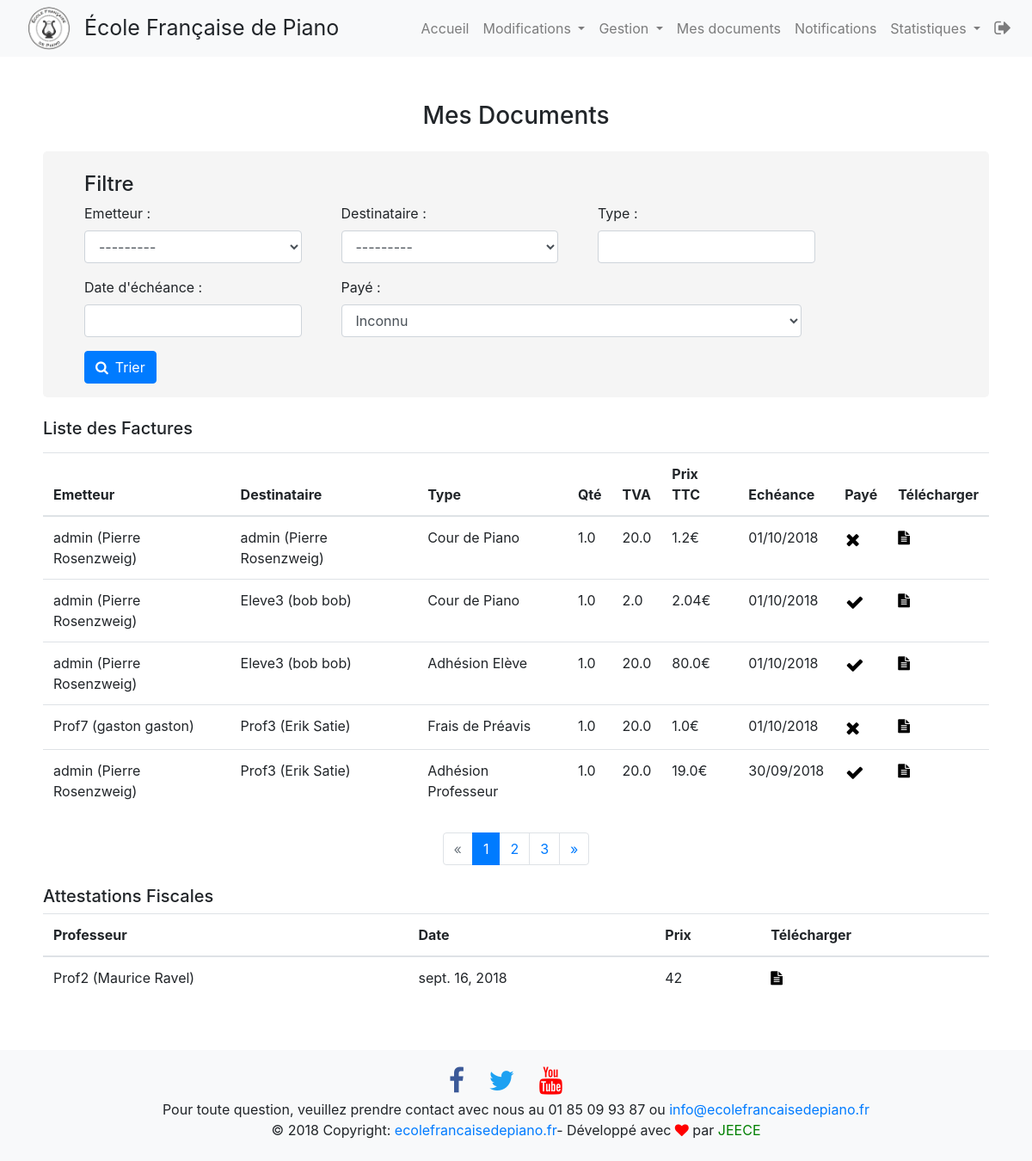
The page /intranet/documents (signed in) on the database its author committed.
### intranet/models.py (models this page shows)
class Facture(models.Model):
    to_user = models.ForeignKey(User, related_name='User_who_received_the_bill', on_delete=models.DO_NOTHING, default=None,verbose_name='Destinataire')
    from_user = models.ForeignKey(User, related_name='User_who_send_the_bill', on_delete=models.DO_NOTHING,default=None,verbose_name='Emetteur')
    tva = models.FloatField(default=None)
    price_ht = models.FloatField(default=None)
    price_ttc = models.FloatField(default=None)
    object = models.CharField(max_length=60,default=None)
    object_qt = models.FloatField(default=None)
    type = models.CharField(max_length=60,default=None)
    created = models.DateField(default=date.today(), verbose_name='date d\'émission')
    last = models.DateField(default=date.today() + timedelta(days=7), verbose_name='date d\'échéance')
    is_paid = models.BooleanField(default=False,verbose_name='Payé')
    facture_name = models.CharField(max_length=60,default=None, null=True, blank=True) # NomEmmeteur_NomDest_ID
    nb_facture = models.IntegerField(default=1)
    to_user_firstname = models.CharField(max_length=60,default=None, null=True,blank=True)
    to_user_lastname = models.CharField(max_length=60,default=None, null=True,blank=True)
    to_user_address = models.CharField(max_length=60,default=None, null=True,blank=True)
    to_user_city = models.CharField(max_length=60,default=None, null=True,blank=True)
    to_user_zipcode = models.CharField(max_length=60,default=None, null=True,blank=True)
    to_user_siret = models.CharField(max_length=21, default='SIRET', null=True,blank=True)
    to_user_sap = models.CharField(max_length=11, default='SAP', null=True,blank=True)
    from_user_firstname = models.CharField(max_length=60, default=None, null=True,blank=True)
    from_user_lastname = models.CharField(max_length=60, default=None, null=True,blank=True)
    from_user_address = models.CharField(max_length=60, default=None, null=True,blank=True)
    from_user_city = models.CharField(max_length=60, default=None, null=True,blank=True)
    from_user_zipcode = models.CharField(max_length=60, default=None, null=True,blank=True)
    from_user_siret = models.CharField(max_length=21, default='SIRET', null=True,blank=True)
    from_user_sap = models.CharField(max_length=11, default='SAP', null=True,blank=True)

class Attestation(models.Model):
    to_user = models.ForeignKey(User, related_name='User_student', on_delete=models.DO_NOTHING)
    from_user = models.ForeignKey(User, related_name='User_professor', on_delete=models.DO_NOTHING)
    price = models.SmallIntegerField()
    nb_cours = models.SmallIntegerField(default=None, null=True, blank=True)
    created = models.DateField(default=date.today(), verbose_name='date d\'émission')
    last = models.DateField(default=date.today() + timedelta(days=365), verbose_name='date d\'échéance')
    to_user_firstname = models.CharField(max_length=60, default=None, null=True, blank=True)
    to_user_lastname = models.CharField(max_length=60, default=None, null=True, blank=True)
    to_user_address = models.CharField(max_length=60, default=None, null=True, blank=True)
    to_user_city = models.CharField(max_length=60, default=None, null=True, blank=True)
    to_user_zipcode = models.CharField(max_length=60, default=None, null=True, blank=True)
    to_user_siret = models.CharField(max_length=21, default='SIRET', null=True, blank=True)
    to_user_sap = models.CharField(max_length=11, default='SAP', null=True, blank=True)
    from_user_firstname = models.CharField(max_length=60, default=None, null=True, blank=True)
    from_user_lastname = models.CharField(max_length=60, default=None, null=True, blank=True)
    from_user_address = models.CharField(max_length=60, default=None, null=True, blank=True)
    from_user_city = models.CharField(max_length=60, default=None, null=True, blank=True)
    from_user_zipcode = models.CharField(max_length=60, default=None, null=True, blank=True)
    from_user_siret = models.CharField(max_length=21, default='SIRET', null=True, blank=True)
    from_user_sap = models.CharField(max_length=11, default='SAP', null=True, blank=True)

### intranet/views.py (the view, shortened to what this page needs)
# urls.py: path('documents', views.documents, name='documents'),
@login_required
@user_passes_test(lambda u: u.userprofile.is_adherent)
def documents(request):
    admin = User.objects.get(is_superuser=True)
    if request.user.is_superuser:
        factures_all = Facture.objects.all().order_by('-created')
        attestation_list = Attestation.objects.all()
        filter = FactureFilter(request.GET, queryset=factures_all)
        page = request.GET.get('page', 1)
        paginator = Paginator(filter.qs, 5)
        try:
            filter_page = paginator.page(page)
        except PageNotAnInteger:
            filter_page = paginator.page(1)
        except EmptyPage:
            filter_page = paginator.page(paginator.num_pages)
    user = User.objects.get(id=request.user.id)
    return render(request, 'intranet/documents.html', locals())

### intranet/models.py (called while the page is built)
def get_full_name(self):
    return "%s (%s %s)" % (self.username, self.first_name, self.last_name)

### intranet/templatetags/intranet_extras.py (called while the page is built)
@register.filter
def stripe(value):
    try:
        return int(value)*100
    except (ValueError, ZeroDivisionError):
        return None

### intranet/templates/intranet/documents.html (shortened to what this page needs)
{% extends 'intranet/base.html' %}
{% block nav_bar %}
{% include 'intranet/nav_bar.html' %}
{% endblock nav_bar %}
{% load intranet_extras %}
{% load widget_tweaks %}
{% block content %}
 <div class="container container_extras">
     <h3 class="text-center mt-2 mb-4"> Mes Documents</h3>
    {% if user.is_superuser %}
     <form method="get">
        <div class="well" style="background: #f5f5f5;border-radius:5px 5px;">
            <h4 class="pt-4 mx-5">Filtre</h4>
            <div class="row">
            <div class="form-group col-sm-4 col-md-3 ml-5 mr-2">
                {{ filter.form.from_user.label_tag }}
                {% render_field filter.form.from_user class="form-control" %}
            </div>
            <div class="form-group col-sm-4 col-md-3 mx-2">
                {{ filter.form.to_user.label_tag }}
                {% render_field filter.form.to_user class="form-control" %}
            </div>
            <div class="form-group col-sm-4 col-md-3 mx-2">
                {{ filter.form.type.label_tag }}
                {% render_field filter.form.type class="form-control" %}
            </div>
            <div class="form-group col-sm-4 col-md-3 ml-5 mr-2">
                {{ filter.form.last.label_tag }}
                {% render_field filter.form.last class="form-control" %}
            </div>
            <div class="form-group col-sm-8 col-md-6 mx-2">
                {{ filter.form.is_paid.label_tag }}
                {% render_field filter.form.is_paid class="form-control" %}
            </div>
          </div>
          <button type="submit" class="btn btn-primary ml-5 mb-3">
              <span><i class="fa fa-search mr-2"></i>Trier</span>
          </button>
        </div>
     </form>
        <h5 class="my-2 mt-4">Liste des Factures</h5>
        {% include 'intranet/factures.html' with factures_list=filter_page %}
        {% include 'intranet/paginator.html' with page_obj=filter_page %}
    {% endif %}
     <h5 class="my-2">Attestations Fiscales</h5>
     {% if attestation_list %}
        <table class="table table-hover">
            <thead>
                <tr>
                <th>Professeur</th>
                <th>Date</th>
                <th>Prix</th>
                <th>Télécharger</th>
                </tr>
            </thead>
            <tbody>
            {% for att in attestation_list %}
            <tr>
                 <td>{{att.from_user}}</td>
                 <td>{{att.created}}</td>
                 <td>{{att.price}}</td>
                <td><a href="{% url 'intranet:gen_attest_pdf' fac_id=att.pk %}"><i class="fa fa-file-text white-text" style="color: black;padding: 0;"></i></a></td>
            </tr>
            </tbody>
            {% endfor %}
        </table>
     {% else %}
     <p>Vous n'avez pas encore d'Attestation fiscale</p>
     {% endif %}
 </div>
{% endblock content %}
{% block footer %}
{% include 'intranet/footer.html' %}
{% endblock footer %}

### intranet/templates/intranet/factures.html
{% load static %}
{% load staticfiles %}
{% load intranet_extras %}
{% if factures_list %}
    <div class="table-responsive py-2">
        <table class="table table-hover">
            <thead>
                <tr>
                <th>Emetteur</th>
                <th>Destinataire</th>
                <th>Type</th>
                <th>Qté</th>
                <th>TVA</th>
                <th>Prix TTC</th>
                <th>Echéance</th>
                <th>Payé</th>
                <th>Télécharger</th>
                </tr>
            </thead>
            <tbody>
                {% for facture in factures_list %}
                <tr>
                <td>{{ facture.from_user }}</td>
                <td>{{ facture.to_user }}</td>
                <td>{{ facture.type }}</td>
                <td>{{ facture.object_qt }}</td>
                <td>{{ facture.tva }}</td>
                <td>{{ facture.price_ttc }}€</td>
                <td>{{ facture.last|date:"d/m/Y"  }}</td>
                    {% if facture.is_paid %}
                    <td>
                         <a class="li-ic btn" style="color: black;cursor: default;padding: 0;">
                            <i class="fa fa-check fa-lg white-text" style="color: black;cursor: default;padding: 0;"></i>
                         </a>
                     </td>
                    {% else %}
                    <td>
                        <a class="li-ic btn" style="color: black;cursor: default;padding: 0;">
                            <i class="fa fa-times fa-lg white-text" style="color: black;cursor: default;padding: 0;"></i>
                        </a>
                     </td>
                    {% endif %}
                <td><a target="_blank" href="{% url 'intranet:gen_pdf' fac_id=facture.pk %}"><i class="fa fa-file-text white-text" style="color: black;padding: 0;"></i></a></td>
                </tr>
                {% endfor %}
            </tbody>
        </table>
    </div>
{% else %}
<p> Aucune factures trouvées !</p>
{% endif %}

### intranet/static/intranet/css/app.css (style rules this page uses)
.container_extras { padding: 20px; min-height: 600px; //padding-bottom: 50px; overflow-x: hidden; }

### rows shown on the page
Facture: from_user "admin (Pierre Rosenzweig)", to_user "admin (Pierre Rosenzweig)", type "Cour de Piano", object_qt "1.0", tva "20.0", price_ttc "1.2", last "01/10/2018"
Facture: from_user "admin (Pierre Rosenzweig)", to_user "Eleve3 (bob bob)", type "Cour de Piano", object_qt "1.0", tva "2.0", price_ttc "2.04", last "01/10/2018", is_paid True (drawn)
Facture: from_user "admin (Pierre Rosenzweig)", to_user "Eleve3 (bob bob)", type "Adhésion Elève", object_qt "1.0", tva "20.0", price_ttc "80.0", last "01/10/2018", is_paid True (drawn)
Facture: from_user "Prof7 (gaston gaston)", to_user "Prof3 (Erik Satie)", type "Frais de Préavis", object_qt "1.0", tva "20.0", price_ttc "1.0", last "01/10/2018"
Facture: from_user "admin (Pierre Rosenzweig)", to_user "Prof3 (Erik Satie)", type "Adhésion Professeur", object_qt "1.0", tva "20.0", price_ttc "19.0", last "30/09/2018", is_paid True (drawn)
Attestation: from_user "Prof2 (Maurice Ravel)", created "sept. 16, 2018", price "42"

### other values the page prints
{{ filter.form.from_user.label_tag }} "Emetteur :"
{{ filter.form.to_user.label_tag }} "Destinataire :"
{{ filter.form.type.label_tag }} "Type :"
{{ filter.form.last.label_tag }} "Date d'échéance :"
{{ filter.form.is_paid.label_tag }} "Payé :"
{{ i }} "1"
{{ i }} "2" "3"
